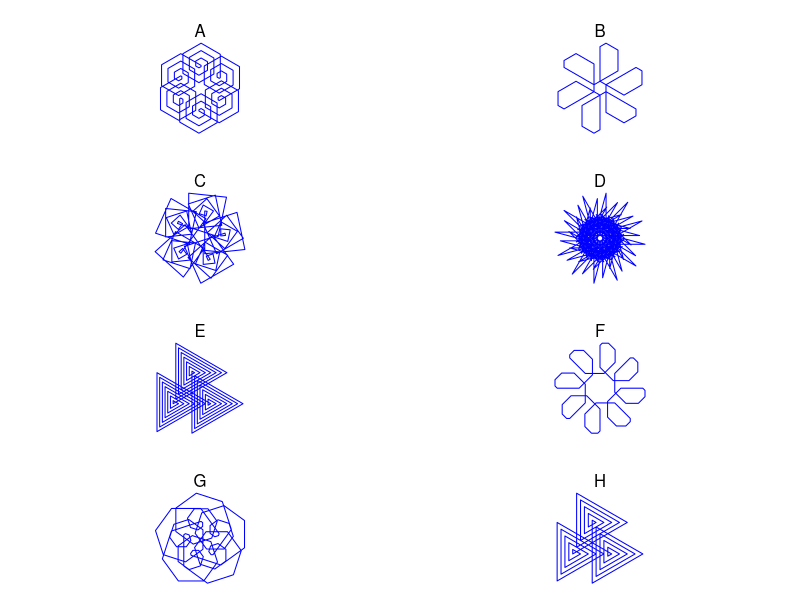
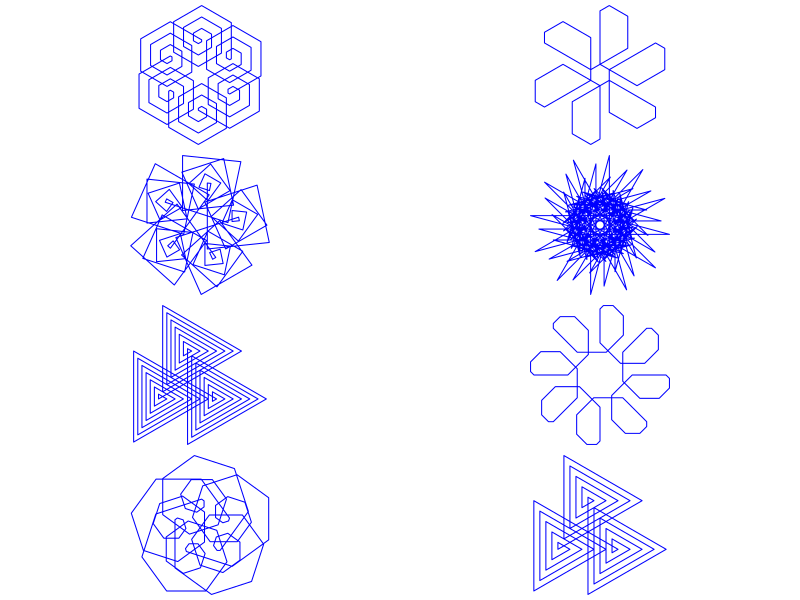

Write R code to recreate these figures, in order.
## ---- chunk 1
options(scipen=999)
gcd2 <- function(a, b) {
    if (b == 0) a else Recall(b, a %% b)
}
gcd <- function(...) Reduce(gcd2, c(...))

drawit = function(L=16,dD=-pi/2,D=-pi/2,n=10000,lwd=1,col="blue"){
    x = c(0)
    y = c(0)
    l = L
    for(i in 1:n){
        x0 = x[i]
        y0 = y[i]
        x2 = x[i]+l*cos(D)
        y2 = y[i]+l*sin(D)
        l = (l-2)%%L+1
        D = D+dD
        x = c(x,x2)
        y = c(y,y2)
        if(abs(x2)<0.001 && abs(y2)<0.001){break}
    }
    xmin = min(x)
    xmax = max(x)
    xmid = mean(c(xmin,xmax))
    ymin = min(y)
    ymax = max(y)
    ymid = mean(c(ymin,ymax))
    r = max(c(xmax-xmid,ymax-ymid))
    xlo = xmid-r
    xhi = xmid+r
    ylo = ymid-r
    yhi = ymid+r
    plot(0,0,"n",ann=F,xlim=c(xlo,xhi),ylim=c(ylo,yhi),axes=F)
    lines(x,y,lwd=lwd,col=col)
}

while(T){
    turnb = sample(3:60,1)
    turna = sample(1:(turnb-1),1)
    cdm = sample(5:20,1)
    A = turna/gcd(c(turna,turnb))
    B = turnb/gcd(c(turna,turnb))
    nloop = B/gcd(c(B,cdm))
    if(nloop>1 && nloop<99 && (180*turna/turnb)%%1==0){break}
}

angles = c(turna/turnb*pi)
degs = c(turna/turnb*180)
cdms = c(cdm)
handles = c(paste0(degs[1],cdm,collapse="#"))

while(length(angles)<8){
    bb = sample(3:60,1)
    aa = sample(1:(bb-1),1)
    cc = sample(5:20,1)
    A = aa/gcd(c(aa,bb))
    B = bb/gcd(c(aa,bb))
    nloop = B/gcd(c(B,cc))
    deg= c(aa/bb*180)
    handle = c(paste0(deg,cc,collapse="#"))
    if(!(handle %in% handles) && nloop>1 && nloop<99 && (180*aa/bb)%%1==0 && deg>10){
        angles = c(angles,aa/bb*pi)
        cdms = c(cdms,cc)
        degs = c(degs,degs)
        handles = c(handles,handle)
    }
}

ord = sample(1:8)

sol = paste0(1*(1==ord),collapse="")

al = paste0("* ",LETTERS[1:8],collapse="\n")

## ---- chunk 2
par(mar=c(1,1,3,1),mfrow=c(4,2),pty="s")
for(i in 1:8){
    drawit(cdms[ord[i]],angles[ord[i]])
    mtext(LETTERS[i],3)
}
## ---- chunk 3

par(mar=c(0,0,0,0),pty="s")
for(i in 1:8){
    cat(paste0("* ",LETTERS[i],": \n"))
    cat(paste0("  * Turn angle = ",round(angles[ord[i]]/pi*180),"\n"))
    cat(paste0("  * Count max = ",cdms[ord[i]],"\n\n"))
    drawit(cdms[ord[i]],angles[ord[i]])
    
    cat("\n\n")
}
